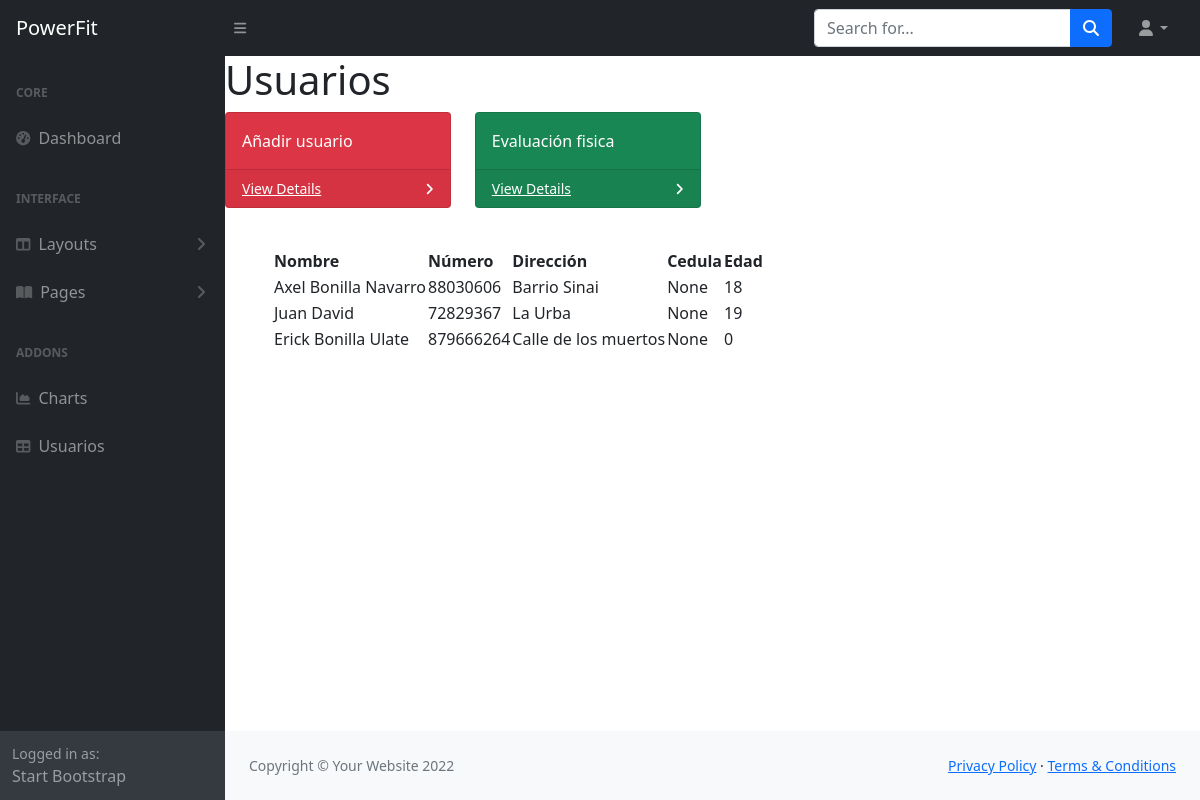
The app's page /users/, older data.
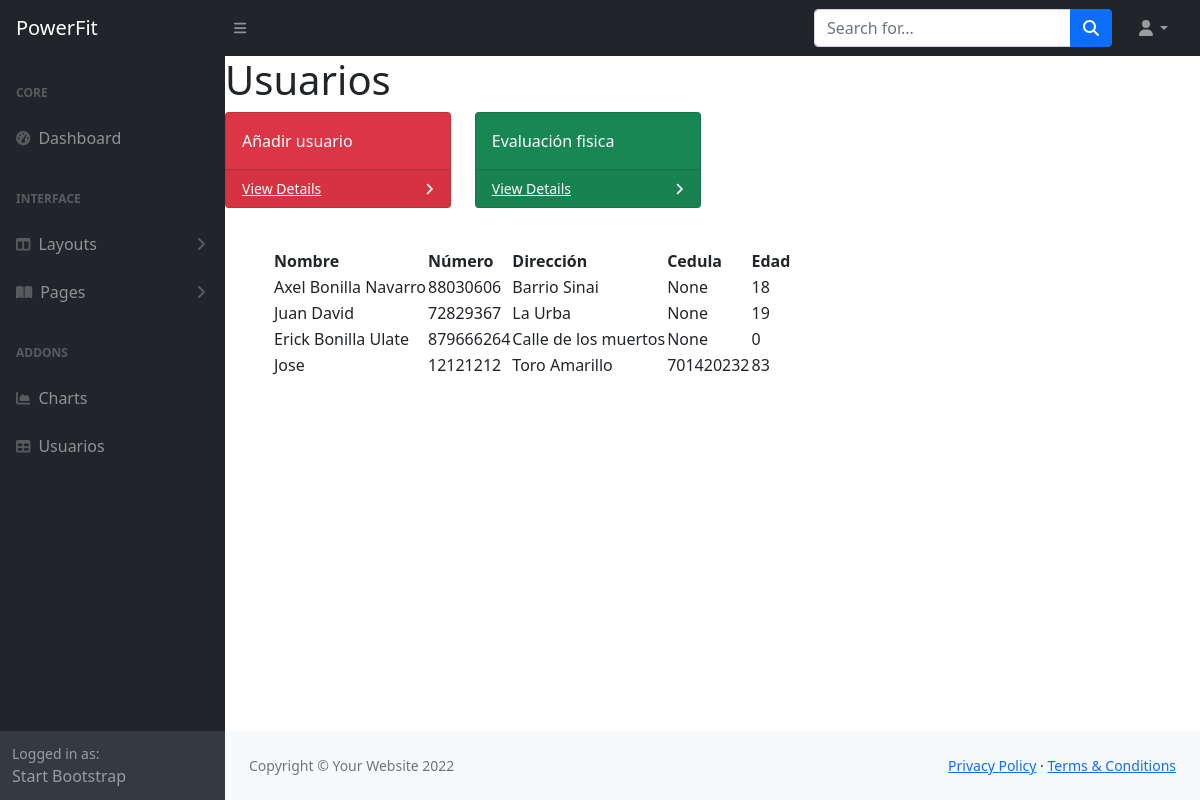
The same page, newer data.
### HealthQuest/models.py (models this page shows, shortened)
class HealthQuests (models.Model):
    name = models.CharField(max_length=100, verbose_name= 'Nombre')
    identification = models.IntegerField(verbose_name= 'Número de cedula', blank=True, null=True)
    Date_of_birth = models.DateField(default=datetime.date.today, verbose_name= 'Fecha de nacimiento')
    address = models.CharField(max_length=100)
    phone_number = models.IntegerField(verbose_name= 'Número telefonico')
    emergency_contact = models.CharField(max_length=100, verbose_name= 'Contacto de emergencia')
    emergency_number = models.IntegerField(verbose_name= 'Número de emergencia')
    heart_problems = models.CharField(max_length=100, default='Ninguno', verbose_name='Problemas cardiacos')
    allergies = models.CharField(max_length=100, default='Ninguno', verbose_name='Alergias')
    ailments = models.ManyToManyField(Ailments, verbose_name='Padecimientos', null=True, blank=True)
    joint_problems = models.ManyToManyField(Joint_problems, verbose_name='Problemas articulares', null=True, blank=True)
    specify = models.CharField(max_length=200, default='Ninguno', verbose_name='Especifique')
    vision_difficulties = models.CharField(max_length=100, default='Ninguno', verbose_name='Dificultades de la vista')
    operations_surgeries = models.CharField(max_length=100, default='Ninguna', verbose_name='Operaciones o cirugias')
    skin_problems = models.CharField(max_length=100, default='Ninguno', verbose_name='Problemas en la piel')
    def anios(self):
        return date.today().year - self.Date_of_birth.year

### HealthQuest/views.py (the view)
# urls.py: path('users/', users_list.as_view(), name='article-list'),
class users_list(ListView):
    model = HealthQuests
    paginate_by = 100
    def get_context_data(self, **kwargs):
        context = super().get_context_data(**kwargs)
        context['now'] = timezone.now()
        return context

### templates/HealthQuest/healthquests_list.html
{% extends 'HealthQuest/index.html' %}
{% block content %}
<h1>Usuarios</h1>
<div class="row">
    <div class="col-xl-3 col-md-6">
        <div class="card bg-danger text-white mb-4">
            <div class="card-body">Añadir usuario</div>
            <div class="card-footer d-flex align-items-center justify-content-between">
                <a class="small text-white stretched-link" href="create_users.html">View Details</a>
                <div class="small text-white"><i class="fas fa-angle-right"></i></div>
            </div>
        </div>
    </div>
    <div class="col-xl-3 col-md-6">
        <div class="card bg-success text-white mb-4">
            <div class="card-body">Evaluación fisica</div>
            <div class="card-footer d-flex align-items-center justify-content-between">
                <a class="small text-white stretched-link" href="physical_evaluations.html">View Details</a>
                <div class="small text-white"><i class="fas fa-angle-right"></i></div>
            </div>
        </div>
    </div>
</div>
<ul>
<div class="card-body">
    <table id="datatablesSimple">
        <thead>
            <tr>
                <th>Nombre</th>
                <th>Número</th>
                <th>Dirección</th>
                <th>Cedula</th>
                <th>Edad</th>
            </tr>
        </thead>
        <tbody>
            {% for obj in object_list %}
                <tr>
                    <td>{{ obj.name }}</td>
                    <td>{{ obj.phone_number }}</td>
                    <td>{{ obj.address }}</td>
                    <td>{{ obj.identification }}</td>
                    <td>{{ obj.anios }}</td>
                </tr>
            {% endfor %}
        </tbody>
    </table>
</div>
</ul>
{% endblock %}

### templates/HealthQuest/index.html (shortened to what this page needs)
{% load static %}
<!DOCTYPE html>
<html lang="en">
    <head>
        <link href="https://cdn.jsdelivr.net/npm/simple-datatables@latest/dist/style.css" rel="stylesheet" />
        <link href="{% static 'css/styles.css' %}" rel="stylesheet" />
    </head>
    <body class="sb-nav-fixed">
        <nav class="sb-topnav navbar navbar-expand navbar-dark bg-dark">
            <a class="navbar-brand ps-3" href="/">PowerFit</a>
            <button class="btn btn-link btn-sm order-1 order-lg-0 me-4 me-lg-0" id="sidebarToggle" href="#!"><i class="fas fa-bars"></i></button>
            <form class="d-none d-md-inline-block form-inline ms-auto me-0 me-md-3 my-2 my-md-0">
                <div class="input-group">
                    <input class="form-control" type="text" placeholder="Search for..." aria-label="Search for..." aria-describedby="btnNavbarSearch" />
                    <button class="btn btn-primary" id="btnNavbarSearch" type="button"><i class="fas fa-search"></i></button>
                </div>
            </form>
            <ul class="navbar-nav ms-auto ms-md-0 me-3 me-lg-4">
                <li class="nav-item dropdown">
                    <a class="nav-link dropdown-toggle" id="navbarDropdown" href="#" role="button" data-bs-toggle="dropdown" aria-expanded="false"><i class="fas fa-user fa-fw"></i></a>
                </li>
            </ul>
        </nav>
        <div id="layoutSidenav">
            <div id="layoutSidenav_nav">
                <nav class="sb-sidenav accordion sb-sidenav-dark" id="sidenavAccordion">
                    <div class="sb-sidenav-menu">
                        <div class="nav">
                            <div class="sb-sidenav-menu-heading">Core</div>
                            <a class="nav-link" href="/">
                                <div class="sb-nav-link-icon"><i class="fas fa-tachometer-alt"></i></div>
                                Dashboard
                            </a>
                            <div class="sb-sidenav-menu-heading">Interface</div>
                            <a class="nav-link collapsed" href="#" data-bs-toggle="collapse" data-bs-target="#collapseLayouts" aria-expanded="false" aria-controls="collapseLayouts">
                                <div class="sb-nav-link-icon"><i class="fas fa-columns"></i></div>
                                Layouts
                                <div class="sb-sidenav-collapse-arrow"><i class="fas fa-angle-down"></i></div>
                            </a>
                            <a class="nav-link collapsed" href="#" data-bs-toggle="collapse" data-bs-target="#collapsePages" aria-expanded="false" aria-controls="collapsePages">
                                <div class="sb-nav-link-icon"><i class="fas fa-book-open"></i></div>
                                Pages
                                <div class="sb-sidenav-collapse-arrow"><i class="fas fa-angle-down"></i></div>
                            </a>
                            <div class="sb-sidenav-menu-heading">Addons</div>
                            <a class="nav-link" href="charts.html">
                                <div class="sb-nav-link-icon"><i class="fas fa-chart-area"></i></div>
                                Charts
                            </a>
                            <a class="nav-link" href="/users">
                                <div class="sb-nav-link-icon"><i class="fas fa-table"></i></div>
                                Usuarios
                            </a>
                        </div>
                    </div>
                    <div class="sb-sidenav-footer">
                        <div class="small">Logged in as:</div>
                        Start Bootstrap
                    </div>
                </nav>
            </div>
            <div id="layoutSidenav_content">
                <main>
                    {% block content %}{% endblock %}
                </main>
                <footer class="py-4 bg-light mt-auto">
                    <div class="container-fluid px-4">
                        <div class="d-flex align-items-center justify-content-between small">
                            <div class="text-muted">Copyright &copy; Your Website 2022</div>
                            <div>
                                <a href="#">Privacy Policy</a>
                                &middot;
                                <a href="#">Terms &amp; Conditions</a>
                            </div>
                        </div>
                    </div>
                </footer>
            </div>
        </div>
    </body>
</html>{& static

Row changes from the older to the newer data that the page shows:
added HealthQuests: name "Jose", phone_number "12121212", address "Toro Amarillo", identification "701420232", anios "83"
